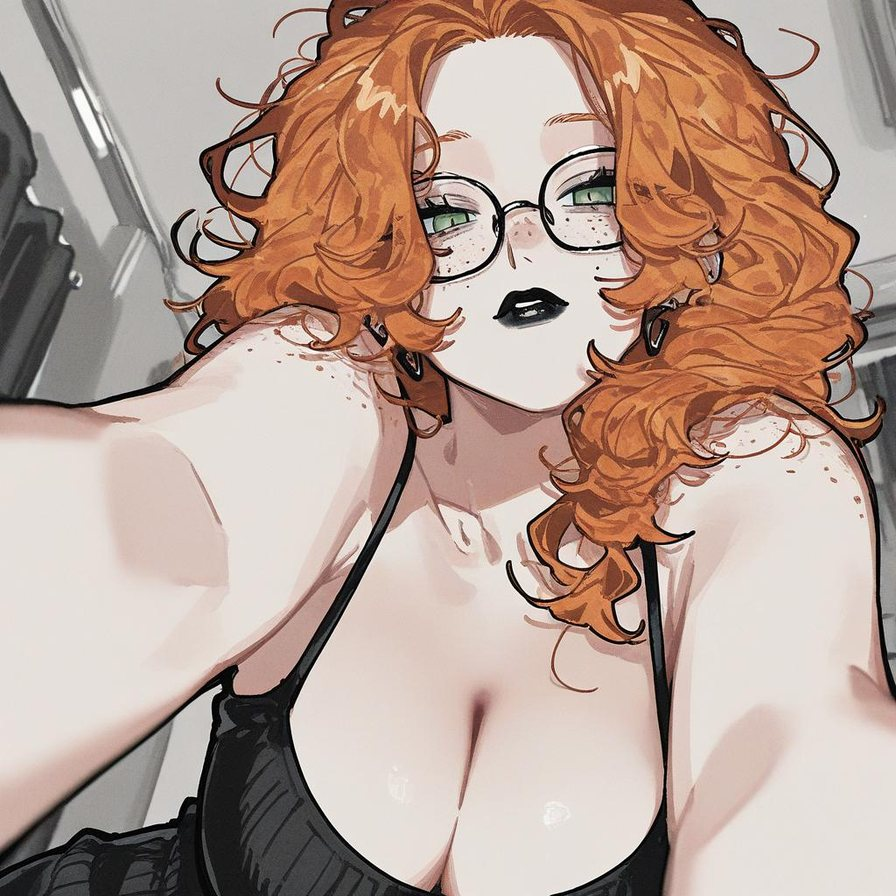
#> input picture companion-prototype/poses/01.jpg, 896 x 896 px; its folder holds only this picture in this run
$ python feats.py
#> lines starting #> are read from the running program, lines starting #| are printed output that depends on the picture; after the words box and inside, x2 and y2 are one past the last pixel; in counts of white or black regions, pixels touching at a corner belong together
"""Find eyes and lips in each pose (pixel coords on the 896px poses) and write feats.json for the shader."""
import numpy as np, cv2, json, itertools, pathlib
here = pathlib.Path(__file__).parent
S = 896
# hand-checked fixes where detection fails: eye centres (left, right), lips (cx, cy, rx, ry, ang)
MANUAL = {
    9:  dict(eyes=[(337,264),(432,213)], lips=(385,328,27,13,-24)),
    12: dict(eyes=[(354,185),(492,202)], lips=(409,252,26,11,7)),
}
SKIP = {6}    # eyes hidden behind sunglasses
def detect(i, im):
    hsv = cv2.cvtColor(im,cv2.COLOR_BGR2HSV).astype(np.float32); hsv[...,0]/=180; hsv[...,1:]/=255
    h,s,v = hsv[...,0],hsv[...,1],hsv[...,2]
    g = ((h>0.20)&(h<0.42)&(s>0.12)&(v>0.30)).astype(np.uint8)
    g = cv2.morphologyEx(g,cv2.MORPH_OPEN,np.ones((3,3),np.uint8))
    n,lab,st,cen = cv2.connectedComponentsWithStats(g,connectivity=8)
    c=[]
    for k in range(1,n):
        a=st[k,cv2.CC_STAT_AREA]; bw,bh=st[k,2],st[k,3]
        if 25<=a<=900 and bw<110 and bh<80 and a/(bw*bh)>0.25: c.append((cen[k],a))
    best=None
    for (p,pa),(q,qa) in itertools.combinations(c,2):
        d=np.hypot(*(p-q))
        if 45<d<260:
            sc=abs(np.log(pa/qa))+abs(d-130)/260
            if best is None or sc<best[0]: best=(sc,(p,pa),(q,qa))
    if not best: return None
    e=sorted([best[1],best[2]],key=lambda t:t[0][0])
    return [tuple(map(float,e[0][0])),tuple(map(float,e[1][0]))],[e[0][1],e[1][1]],v
def find_lips(eyes, v):
    M=(np.array(eyes[0])+np.array(eyes[1]))/2; e=np.array(eyes[1])-np.array(eyes[0]); d=np.linalg.norm(e); e/=d
    down=np.array([-e[1],e[0]]); down=down if down[1]>0 else -down
    exp=M+down*0.72*d
    dk=cv2.morphologyEx((v<0.30).astype(np.uint8),cv2.MORPH_OPEN,np.ones((3,3),np.uint8))
    n,lab,st,cen=cv2.connectedComponentsWithStats(dk,connectivity=8); best=None
    for k in range(1,n):
        a=st[k,cv2.CC_STAT_AREA]; bw,bh=st[k,2],st[k,3]
        if not(100<=a<=0.5*d*d) or bw<bh*1.1: continue
        dist=np.linalg.norm(cen[k]-exp)
        if dist>0.55*d: continue
        sc=dist/d-0.0002*a
        if best is None or sc<best[0]: best=(sc,k)
    if not best: return None
    k=best[1]; ys,xs=np.nonzero(lab==k); pts=np.stack([xs,ys],1).astype(np.float32); c=pts.mean(0)
    ev,evec=np.linalg.eigh(np.cov((pts-c).T)); ang=float(np.degrees(np.arctan2(evec[1,1],evec[0,1])))
    ang=(ang+90)%180-90
    return (float(c[0]),float(c[1]),float(st[k,2])/2*1.1,float(st[k,3])/2*1.25,max(-35,min(35,ang)))
def skin_near(im, c, rx, ry, ang):
    hsv=cv2.cvtColor(im,cv2.COLOR_BGR2HSV).astype(np.float32); hsv[...,0]/=180; hsv[...,1:]/=255
    H,W=im.shape[:2]; yy,xx=np.mgrid[0:H,0:W]
    t=np.radians(ang); dx,dy=xx-c[0],yy-c[1]
    u=(dx*np.cos(t)+dy*np.sin(t))/rx; w=(-dx*np.sin(t)+dy*np.cos(t))/ry
    r=np.sqrt(u*u+w*w)
    ring=(r>1.25)&(r<2.2)
    h,s,v=hsv[...,0],hsv[...,1],hsv[...,2]
    ok=ring&(v>0.55)&~((s>0.5)&(h>0.02)&(h<0.12))&~((h>0.2)&(h<0.45)&(s>0.12))
    if ok.sum()<30: ok=ring&(v>0.4)
    px=im[ok]; return [int(x) for x in np.median(px,0)[::-1]]
out={}
for i in range(1,21):
    im=cv2.imread(str(here/"poses"/f"{i:02d}.jpg"))
#> im is the input picture: shape (896, 896, 3); mean B, G, R 148.7, 160.2, 183.3
    if i in SKIP: out[i]=dict(eyes=[],lips=None); continue
    if i in MANUAL:
        eyes=[tuple(map(float,e)) for e in MANUAL[i]["eyes"]]; areas=[1,1]; lips=MANUAL[i]["lips"]; v=None
    else:
        r=detect(i,im)
#> in detect, `g = ((h>0.20)&(h<0.42)&(s>0.12)&(v>0.30)).astype(np.uint8)`:
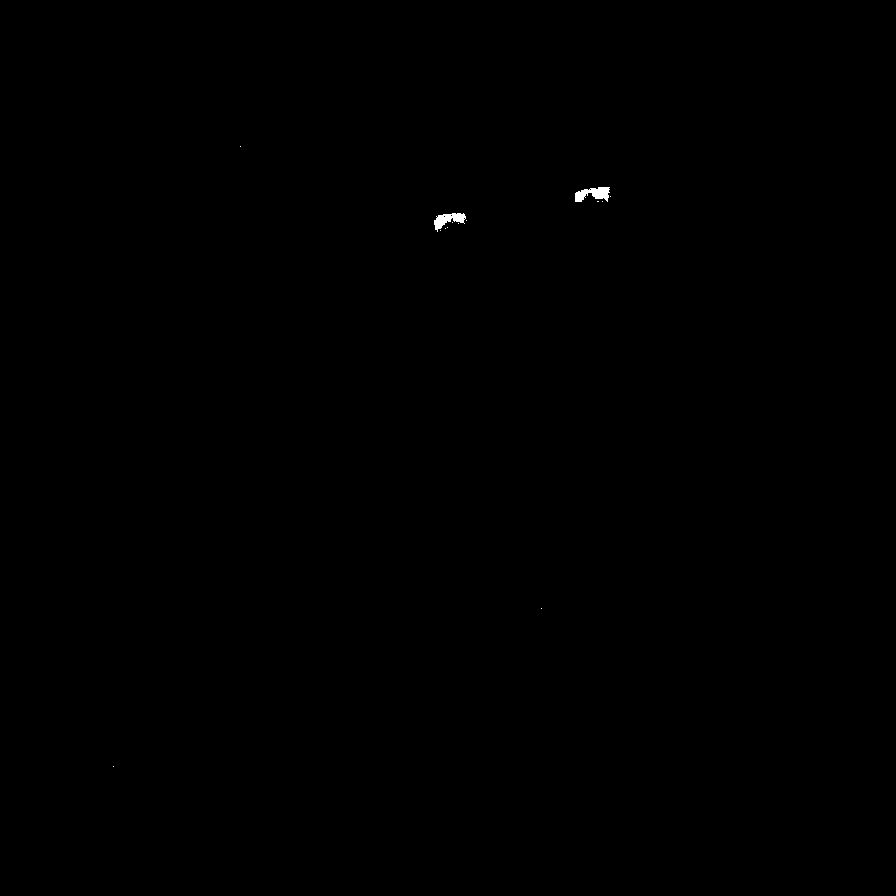
#> g: shape (896, 896); values 0 (black) and 1 (white), 0.08% white; 14 white regions (12 under 20 px), largest, box (x1, y1, x2, y2) and area: (575, 187, 610, 202) 331, (434, 213, 466, 232) 295
#> in detect, `g = cv2.morphologyEx(g,cv2.MORPH_OPEN,np.ones((3,3),np.uint8))`: g: shape (896, 896); values 0 (black) and 1 (white), 0.07% white; 2 white regions, box (x1, y1, x2, y2) and area: (575, 187, 609, 202) 318, (434, 213, 465, 230) 281
#> in detect, `n,lab,st,cen = cv2.connectedComponentsWithStats(g,connectivity=8)`: lab: shape (896, 896) int32; 3 distinct labels, from 0 to 2
#> in detect, `n,lab,st,cen = cv2.connectedComponentsWithStats(g,connectivity=8)`: n = 3; st = [[0, 0, 896, 896, 802217], [575, 187, 34, 15, 318], [434, 213, 31, 17, 281]]; cen = [[447.4, 447.7], [592.7, 193.4], [447.8, 219.2]]
#> the loop in detect, `for k in range(1,n):` made 2 passes
#> (a, bw, bh) on passes 1 to 2: (318, 34, 15), (281, 31, 17)
#> after the loop in detect, `for k in range(1,n):`: c = [([592.7, 193.4], 318), ([447.8, 219.2], 281)]
#> the loop in detect, `for (p,pa),(q,qa) in itertools.combinations(c,2):` made 1 pass
#> (pa, qa, d, sc, best) on pass 1: (318, 281, 147.2, 0.19, (0.19, ([592.7, 193.4], 318), ([447.8, 219.2], 281)))
#> in detect, `e=sorted([best[1],best[2]],key=lambda t:t[0][0])`: e = [([447.8, 219.2], 281), ([592.7, 193.4], 318)]
        if not r: out[i]=dict(eyes=[],lips=None); continue
        eyes,areas,v=r; lips=find_lips(eyes,v)
#> after `eyes, areas, v = r`: eyes = [(447.8, 219.2), (592.7, 193.4)]; areas = [281, 318]
#> in find_lips, `dk=cv2.morphologyEx((v<0.30).astype(np.uint8),cv2.MORPH_OPEN,np.ones((..`: dk: shape (896, 896); values 0 (black) and 1 (white), 9.3% white; 141 white regions (60 under 20 px), largest, box (x1, y1, x2, y2) and area: (0, 409, 444, 896) 42179, (0, 76, 63, 361) 5547, (0, 245, 238, 409) 4260
#> in find_lips, `n, lab, st, cen = cv2.connectedComponentsWithStats(dk, connectivity=8)`:
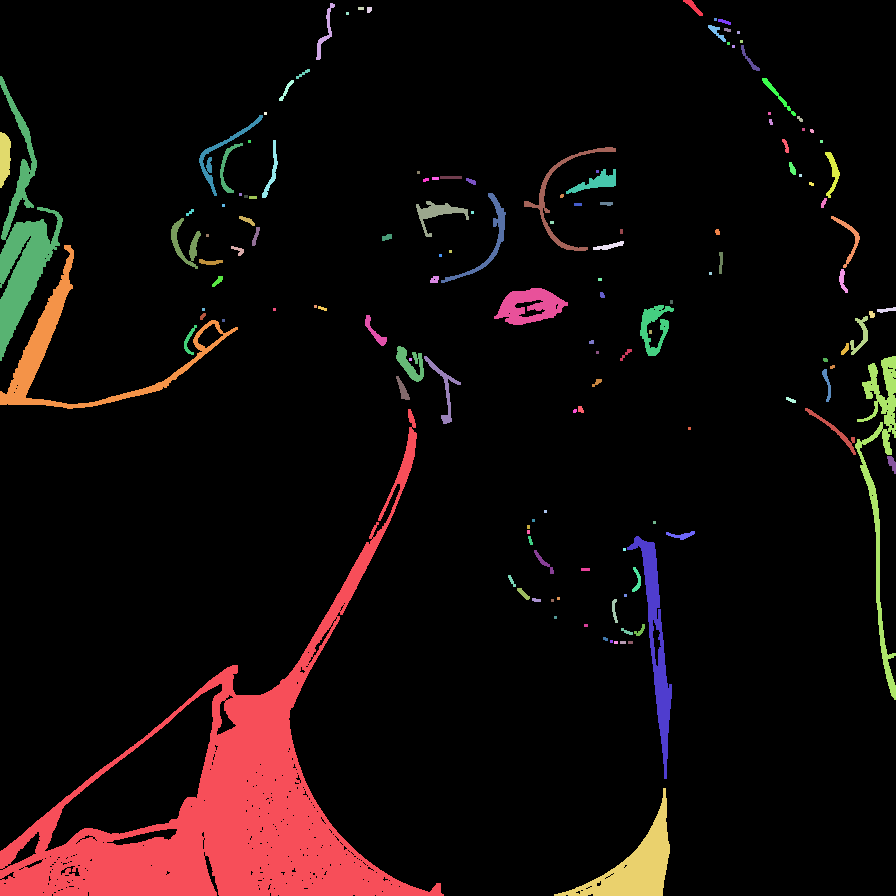
#> lab: shape (896, 896) int32; 142 distinct labels, from 0 to 141; one colour per label, 0 black
#> in find_lips, `n, lab, st, cen = cv2.connectedComponentsWithStats(dk, connectivity=8)`: n = 142; st = 142 rows, first 6: [0, 0, 896, 896, 727960], [683, 0, 20, 16, 107], [316, 3, 19, 57, 241], [358, 7, 6, 3, 18], [367, 7, 5, 6, 27], [346, 12, 3, 3, 9]; cen = 142 pairs, first value 4.19 to 891.7, second value 6.55 to 866.1
#> the loop in find_lips, `for k in range(1,n):` made 141 passes
#> (a, bw, bh, dist, sc, best) on pass 77: (1592, 74, 37, 10.37, -0.248, (-0.248, 77))
#> (a, bw, bh) on passes 2 to 7: (241, 19, 57), (18, 6, 3), (27, 5, 6), (9, 3, 3), (9, 3, 3), (42, 13, 6)
#> in find_lips, `k = best[1]`: k = 77
#> in find_lips, `ys, xs = np.nonzero(lab == k)`: ys = 1592 values from 288 to 324; xs = 1592 values, max 567 at index 638, min 494 at index 1283, mean 529.7
#> in find_lips, `pts = np.stack([xs, ys], 1).astype(np.float32)`: pts = 1592 pairs, first value 494 to 567, second value 288 to 324
#> in find_lips, `c = pts.mean(0)`: c = [529.7, 305.7]
#> in find_lips, `ev, evec = np.linalg.eigh(np.cov((pts - c).T))`: ev = [80.98, 318.3]; evec = [[-0.14, -0.99], [-0.99, 0.14]]
#> in find_lips, `ang = float(np.degrees(np.arctan2(evec[1, 1], evec[0, 1])))`: ang = 172
#> in find_lips, `ang=(ang+90)%180-90`: ang = -8.02
#> after `lips = find_lips(eyes, v)`: lips = (529.7, 305.7, 40.7, 23.12, -8.02)
    d=np.hypot(eyes[1][0]-eyes[0][0],eyes[1][1]-eyes[0][1]); ax=float(np.degrees(np.arctan2(eyes[1][1]-eyes[0][1],eyes[1][0]-eyes[0][0])))
#> after `d = np.hypot(eyes[1][0] - eyes[0][0], eyes[1][1] - eyes[0][1])`: d = 147.2
#> after `ax = float(np.degrees(np.arctan2(eyes[1][1] - eyes[0][1], eyes[1][0] -`: ax = -10.1
    mean=np.sqrt(areas[0]*areas[1]); L=[]
#> after `mean = np.sqrt(areas[0] * areas[1])`: mean = 298.9
    for e,a in zip(eyes,areas):
        k=float(np.clip(np.sqrt(a/mean),0.8,1.25))
        rx,ry=0.27*d*k,0.12*d*k
        L.append(dict(c=[round(e[0],1),round(e[1],1)],rx=round(rx,1),ry=round(ry,1),ang=round(ax,1),skin=skin_near(im,e,rx,ry,ax)))
#> this loop made 2 passes
#> (e, a, k, rx, ry, H in skin_near, W in skin_near, t in skin_near) on passes 1 to 2: ((447.8, 219.2), 281, 0.97, 38.52, 17.12, 896, 896, -0.176), ((592.7, 193.4), 318, 1.03, 40.98, 18.21, 896, 896, -0.176)
#> pass 1, in skin_near, `yy, xx = np.mgrid[0:H, 0:W]`:
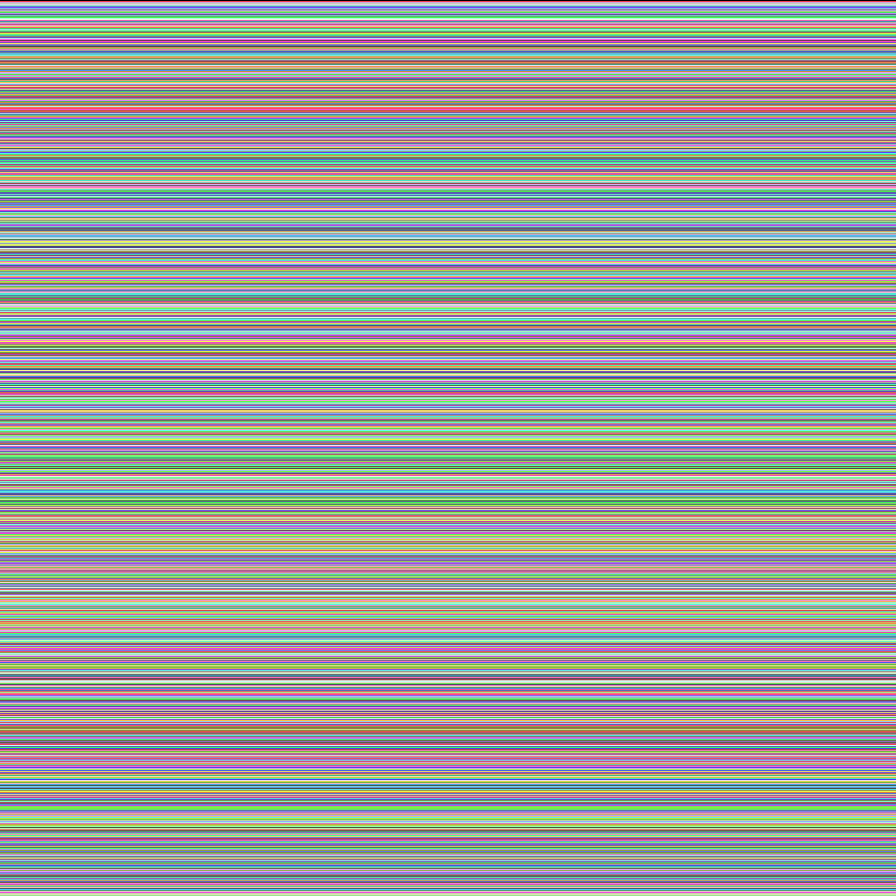
#> yy: shape (896, 896) int64; 896 distinct labels, from 0 to 895; one colour per label, 0 black
#> pass 1, in skin_near, `yy, xx = np.mgrid[0:H, 0:W]`:
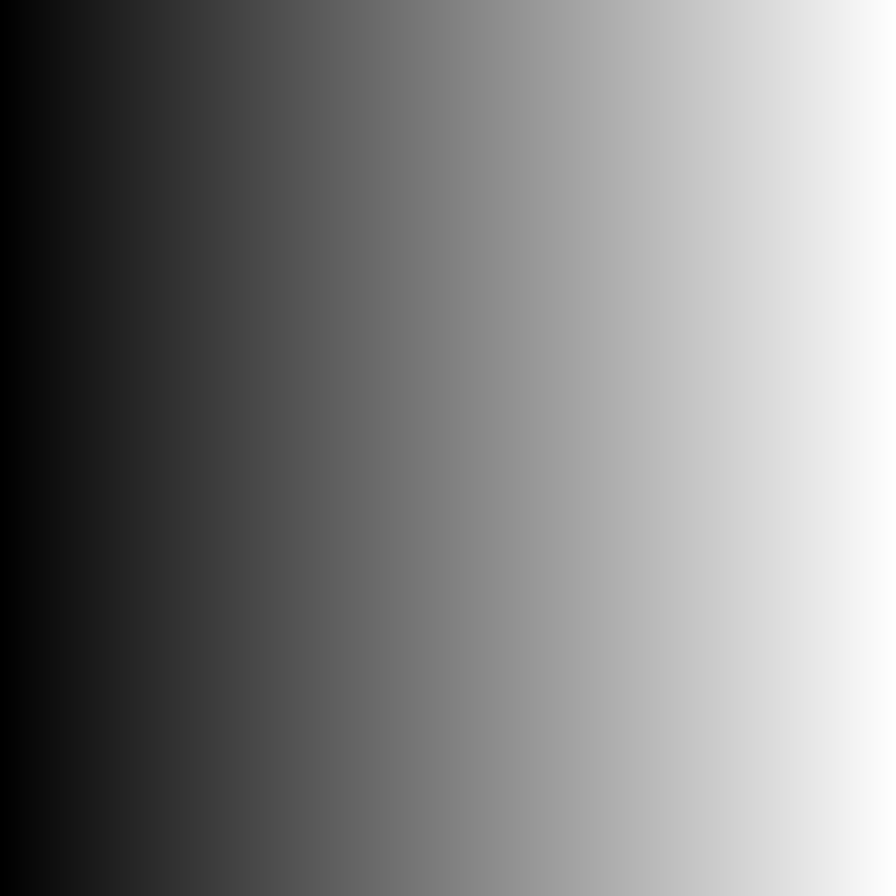
#> xx: shape (896, 896) int64; min 0, max 895, mean 447.5; drawn with min black and max white
#> pass 1, in skin_near, `dx, dy = (xx - c[0], yy - c[1])`:
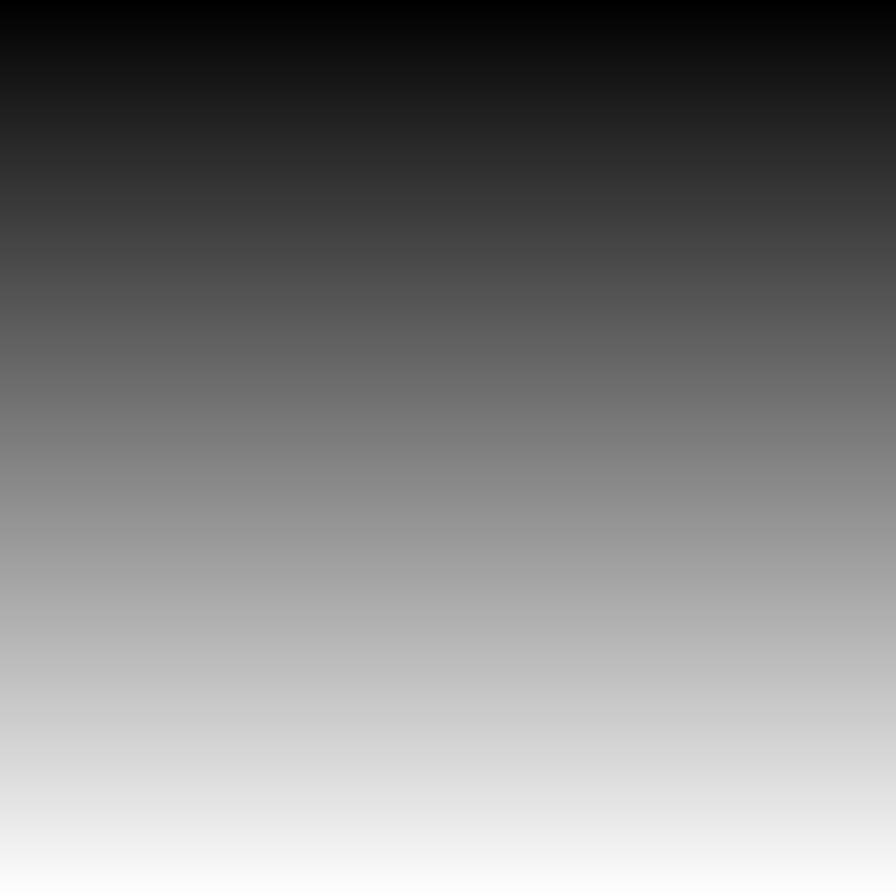
#> dy: shape (896, 896) float64; min -219.2, max 675.8, mean 228.3; drawn with min black and max white
#> after the loop, L = 2 items
#> (the run stopped early here; a loop or call above may not have finished)
